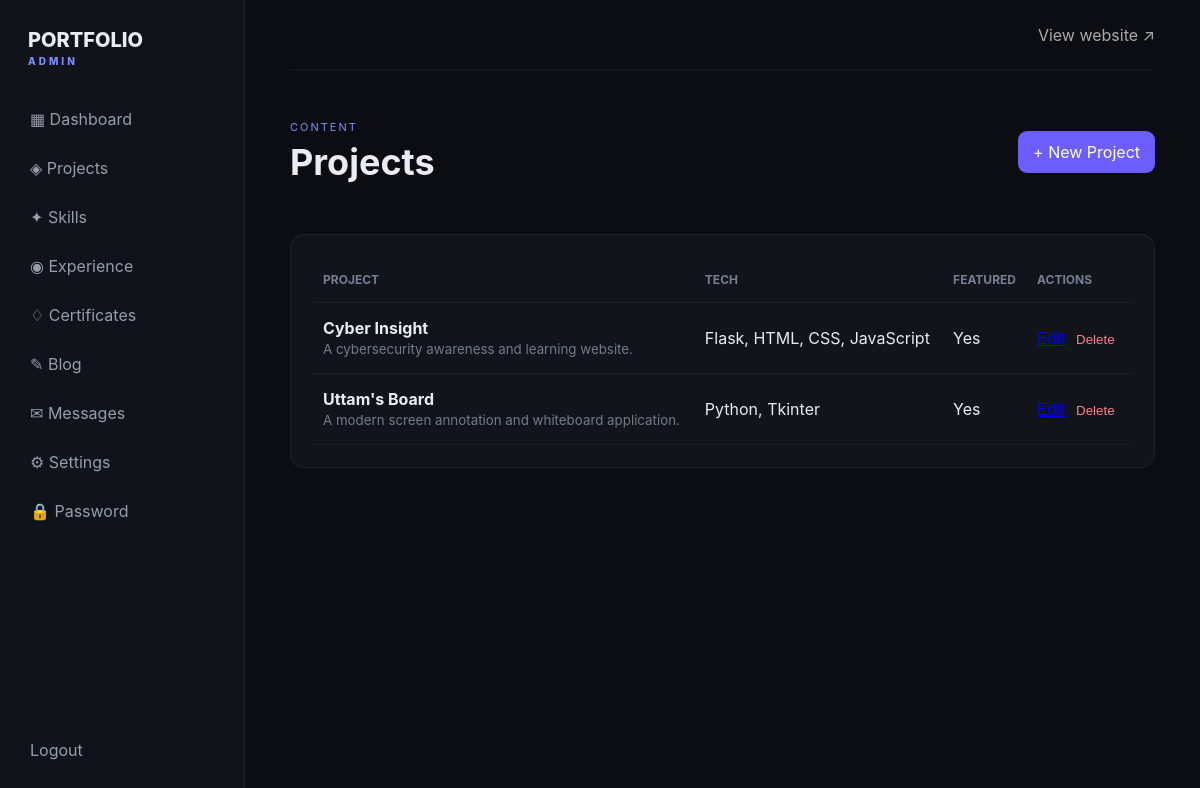
The page /admin/projects (signed in) on the database its author committed.
### app/models/__init__.py (models this page shows)
class Project(db.Model):
    id = db.Column(db.Integer, primary_key=True)
    title = db.Column(db.String(160), nullable=False)
    description = db.Column(db.Text, nullable=False)
    technologies = db.Column(db.String(255), default="")
    image = db.Column(db.String(255), default="")
    github_url = db.Column(db.String(255), default="")
    live_url = db.Column(db.String(255), default="")
    featured = db.Column(db.Boolean, default=True)

### app/routes/admin.py (the view)
@admin_bp.route("/projects")
@login_required
def projects():
    return render_template("admin/projects.html", items=Project.query.order_by(Project.id.desc()).all())

### app/templates/admin/projects.html
{% extends "admin/base.html" %}{% block content %}<div class="page-head"><div><span>CONTENT</span><h1>Projects</h1></div><a class="add" href="{{url_for('admin.project_form')}}">+ New Project</a></div><div class="panel"><table><tr><th>Project</th><th>Tech</th><th>Featured</th><th>Actions</th></tr>{% for p in items %}<tr><td><b>{{p.title}}</b><br><small>{{p.description[:70]}}</small></td><td>{{p.technologies}}</td><td>{{'Yes' if p.featured else 'No'}}</td><td><a href="{{url_for('admin.project_form',id=p.id)}}">Edit</a><form class="inline" method="post" action="{{url_for('admin.project_delete',id=p.id)}}">
    <input type="hidden" name="csrf_token" value="{{ csrf_token() }}"><button>Delete</button></form></td></tr>{% endfor %}</table></div>{% endblock %}

### app/static/css/admin.css (style rules this page uses)
* { box-sizing:border-box }
body { margin:0;background:#0b0d12;color:#e9ecf2;font-family:Inter,Arial,sans-serif }
.page-head { display:flex;align-items:center;justify-content:space-between;padding:45px 0 25px }
.page-head span { font-size:11px;color:#7d8cff;letter-spacing:2px }
.page-head h1 { font-size:36px;margin:5px 0 }
.stats div,.panel { background:#11141b;border:1px solid #ffffff0e;border-radius:14px;padding:22px }
.panel { margin-top:20px }
.quick a,.add { color:white;text-decoration:none;background:#6d5dfc;padding:11px 15px;border-radius:9px }
table { width:100%;border-collapse:collapse }
th,td { text-align:left;padding:15px 10px;border-bottom:1px solid #ffffff0c }
th { color:#777f90;font-size:12px;text-transform:uppercase }
td small { color:#747b88 }
.inline { display:inline }
.inline button,.message button { background:none;border:0;color:#ff7e8c;cursor:pointer }

### rows shown on the page
Project: title "Cyber Insight", description "A cybersecurity awareness and learning website.", technologies "Flask, HTML, CSS, JavaScript", featured "Yes"
Project: title "Uttam's Board", description "A modern screen annotation and whiteboard application.", technologies "Python, Tkinter", featured "Yes"
